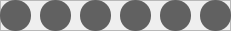
       <widget class="QFrame" name="frameGr4">
        <property name="geometry">
         <rect>
          <x>0</x>
          <y>300</y>
          <width>231</width>
          <height>31</height>
         </rect>
        </property>
        <property name="frameShape">
         <enum>QFrame::StyledPanel</enum>
        </property>
        <property name="frameShadow">
         <enum>QFrame::Raised</enum>
        </property>
        <widget class="QTextEdit" name="G41">
         <property name="geometry">
          <rect>
           <x>0</x>
           <y>0</y>
           <width>31</width>
           <height>31</height>
          </rect>
         </property>
         <property name="cursor" stdset="0">
          <cursorShape>ArrowCursor</cursorShape>
         </property>
         <property name="styleSheet">
          <string notr="true">background-color: rgb(97, 97, 97);
border-radius:15px;</string>
         </property>
         <property name="readOnly">
          <bool>true</bool>
         </property>
        </widget>
        <widget class="QTextEdit" name="G42">
         <property name="geometry">
          <rect>
           <x>40</x>
           <y>0</y>
           <width>31</width>
           <height>31</height>
          </rect>
         </property>
         <property name="cursor" stdset="0">
          <cursorShape>ArrowCursor</cursorShape>
         </property>
         <property name="styleSheet">
          <string notr="true">background-color: rgb(97, 97, 97);
border-radius:15px;</string>
         </property>
         <property name="readOnly">
          <bool>true</bool>
         </property>
        </widget>
        <widget class="QTextEdit" name="G43">
         <property name="geometry">
          <rect>
           <x>80</x>
           <y>0</y>
           <width>31</width>
           <height>31</height>
          </rect>
         </property>
         <property name="cursor" stdset="0">
          <cursorShape>ArrowCursor</cursorShape>
         </property>
         <property name="styleSheet">
          <string notr="true">background-color: rgb(97, 97, 97);
border-radius:15px;</string>
         </property>
         <property name="readOnly">
          <bool>true</bool>
         </property>
        </widget>
        <widget class="QTextEdit" name="G44">
         <property name="geometry">
          <rect>
           <x>120</x>
           <y>0</y>
           <width>31</width>
           <height>31</height>
          </rect>
         </property>
         <property name="cursor" stdset="0">
          <cursorShape>ArrowCursor</cursorShape>
         </property>
         <property name="styleSheet">
          <string notr="true">background-color: rgb(97, 97, 97);
border-radius:15px;</string>
         </property>
         <property name="readOnly">
          <bool>true</bool>
         </property>
        </widget>
        <widget class="QTextEdit" name="G45">
         <property name="geometry">
          <rect>
           <x>160</x>
           <y>0</y>
           <width>31</width>
           <height>31</height>
          </rect>
         </property>
         <property name="cursor" stdset="0">
          <cursorShape>ArrowCursor</cursorShape>
         </property>
         <property name="styleSheet">
          <string notr="true">background-color: rgb(97, 97, 97);
border-radius:15px;</string>
         </property>
         <property name="readOnly">
          <bool>true</bool>
         </property>
        </widget>
        <widget class="QTextEdit" name="G46">
         <property name="geometry">
          <rect>
           <x>200</x>
           <y>0</y>
           <width>31</width>
           <height>31</height>
          </rect>
         </property>
         <property name="cursor" stdset="0">
          <cursorShape>ArrowCursor</cursorShape>
         </property>
         <property name="styleSheet">
          <string notr="true">background-color: rgb(97, 97, 97);
border-radius:15px;</string>
         </property>
         <property name="readOnly">
          <bool>true</bool>
         </property>
        </widget>
       </widget>
